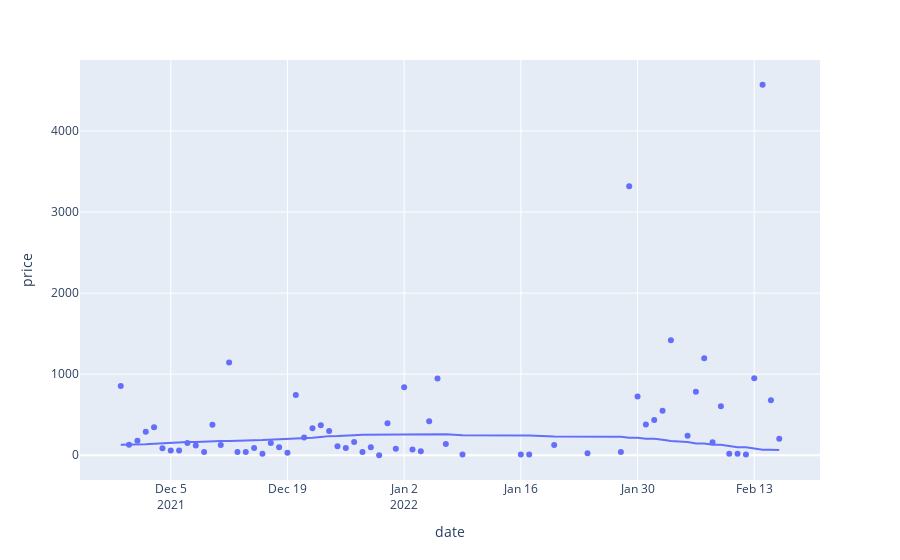

The cell this chart's notebook holds for it:
### Code cell
fig = px.scatter(date_df, x = 'date', y = 'price', trendline="lowess")
fig.show()
